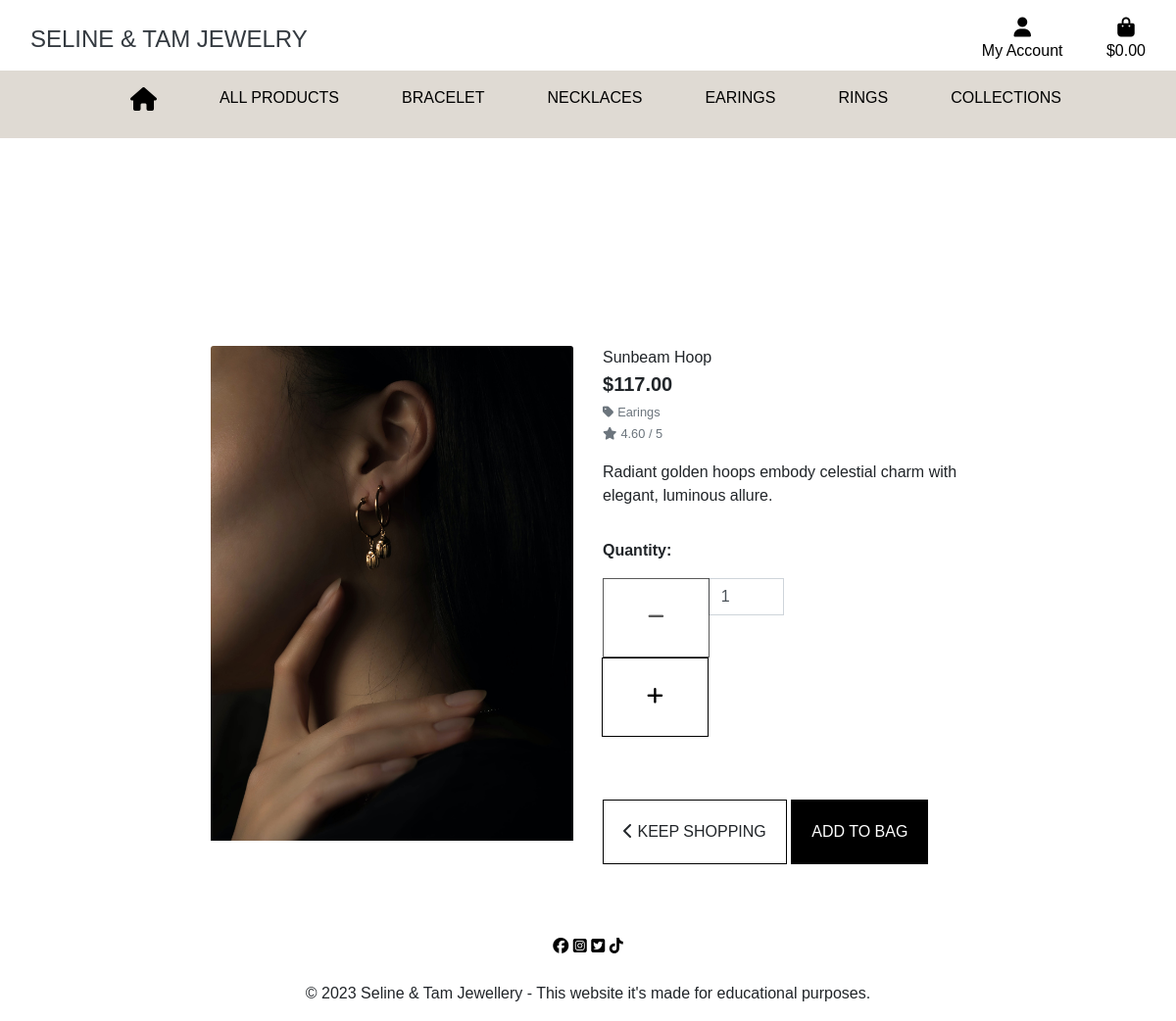
The page /products/1/ on the database its author committed.
### products/models.py (models this page shows, shortened)
class Product(models.Model):
    collections = models.ForeignKey('Collections', null=True, blank=True, on_delete=models.SET_NULL)
    category = models.ForeignKey('Category', null=True, blank=True, on_delete=models.SET_NULL)
    sku = models.CharField(max_length=254, null=True, blank=True)
    name = models.CharField(max_length=254)
    description = models.TextField()
    price = models.DecimalField(max_digits=6, decimal_places=2)
    rating = models.DecimalField(max_digits=6, decimal_places=2, null=True, blank=True)
    image = models.ImageField(null=True, blank=True)

class Category(models.Model):
    class Meta:
        verbose_name_plural = 'Categories'
    name = models.CharField(max_length=254)
    friendly_name = models.CharField(max_length=254, null=True, blank=True)

### products/views.py (the view)
# urls.py: path('<int:product_id>/', views.detail_product, name='detail_product'),
def detail_product(request, product_id):
    product = get_object_or_404(Product, pk=product_id)
    context = {
        'product' : product,
    }
    return render(request, 'products/detail_product.html', context)

### shpbag/contexts.py (called while the page is built, shortened)
def shpbag_contents(request):
    bag_items = []
    total = 0
    product_count = 0
    bag = request.session.get('bag', {})
    delivery = total * Decimal(settings.STANDARD_DELIVERY_PERCENTAGE / 100)
    grand_total = delivery + total
    context = {
        'bag_items': bag_items,
        'total': total,
        'product_count': product_count,
        'delivery': delivery,
        'grand_total': grand_total,
    }
    return context

### products/templates/products/detail_product.html (shortened to what this page needs)
{% extends "base.html" %}
{% load static %}
{% block page_header %}
<div class="container header-container">
</div>
{% endblock %}
{% block content %}
<div class="overlay"></div>
<div class="container-fluid">
    <div class="row">
        <div class="col-12 col-md-6 col-lg-4 offset-lg-2">
            <div class="image-container my-5">
                {% if product.image %}
                <a href="{{ product.image.url }}" target="_blank">
                    <img class="card-img-top img-fluid" src="{{ product.image.url }}" alt="{{ product.name }}">
                </a>
                {% else %}
                <a href="">
                    <img class="card-img-top img-fluid" src="{{ MEDIA_URL }}noimage.png" alt="{{ product.name }}">
                </a>
                {% endif %}
            </div>
        </div>
        <div class="col-12 col-md-6 col-lg-4">
            <div class="product-details-container mb-5 mt-md-5">
                <p class="mb-0">{{ product.name }}</p>
                <p class="lead mb-0 text-left font-weight-bold">${{ product.price }}</p>
                {% if product.category %}
                <p class="small mt-1 mb-0">
                    <a class="text-muted" href="{% url 'products:products' %}?category={{ product.category.name }}">
                        <i class="fas fa-tag mr-1"></i>{{ product.category.friendly_name }}
                    </a>
                </p>
                {% endif %}
                {% if product.rating %}
                <small class="text-muted"><i class="fas fa-star mr-1"></i>{{ product.rating }} / 5</small>
                {% else %}
                <small class="text-muted">No Rating</small>
                {% endif %}
                <p class="mt-3">{{ product.description }}</p>
                <form class="form" action="{% url 'shpbag:add_to_bag' product.id %}" method="POST">
                    <div class="form-row">
                        <div class="col-12">
                            <p class="mt-3"><strong>Quantity:</strong></p>
                            <div class="form-group w-50">
                                <div class="input-group">
                                    <div class="input-group-prepend">
                                        <button class="decrement-qty btn btn-black rounded-0"
                                            data-item_id="{{ product.id }}" id="decrement-qty_{{ product.id }}">
                                            <span class="icon">
                                                <i class="fas fa-minus"></i>
                                            </span>
                                        </button>
                                    </div>
                                    <input class="form-control qty_input" type="number" name="quantity" value="1"
                                        min="1" max="99" data-item_id="{{ product.id }}" id="id_qty_{{ product.id }}">
                                    <div class="input-group-append">
                                        <button class="increment-qty btn btn-black rounded-0"
                                            data-item_id="{{ product.id }}" id="decrement-qty_{{ product.id }}">
                                            <span class="icon">
                                                <i class="fas fa-plus"></i>
                                            </span>
                                        </button>
                                    </div>
                                </div>
                            </div>
                        </div>
                        <div class="col-12">
                            <a href="{% url 'products:products' %}" class="btn keep-shp rounded-0 mt-5">
                                <span class="icon">
                                    <i class="fas fa-chevron-left"></i>
                                </span>
                                <span class="text-uppercase">Keep Shopping</span>
                            </a>
                            <input type="submit" class="btn add-to-bag rounded-0 text-uppercase mt-5"
                                value="Add to Bag">
                        </div>
                    </div>
                </form>
            </div>
        </div>
    </div>
</div>
{% endblock %}

### static/css/style.css (style rules this page uses)
html { box-sizing: border-box; width: 100%; height: 100vh; }
body { background-color: #f1eee9; font-family: Fira Sans, sans-serif; }
.btn-black { background: rgba(255, 255, 255, 0.445); color: rgb(0, 0, 0); padding: 25px; padding-left: 45px; padding-right: 45px; font-size: 1.2rem; border: 1px solid black; }
.overlay { height: 100%; width: 100%; top: 0; left: 0; position: fixed; background: white; z-index: -1; }
.add-to-bag { background: black; color: white; padding: 20px; font-size: 1rem; border: 1px solid black; }
.keep-shp { font-family: Fira Sans, sans-serif; border: 1px solid black; padding: 20px; font-size: 1rem; }
@media (min-width: 1200px) { .container { max-width: 80%; } }
@media (min-width: 992px) { .header-container { padding-top: 164px; } }

### rows shown on the page
Product: image (picture), name "Sunbeam Hoop", price "117.00", category.friendly_name "Earings", rating "4.60", description "Radiant golden hoops embody celestial charm with elegant, luminous allure.", quantity "1"
